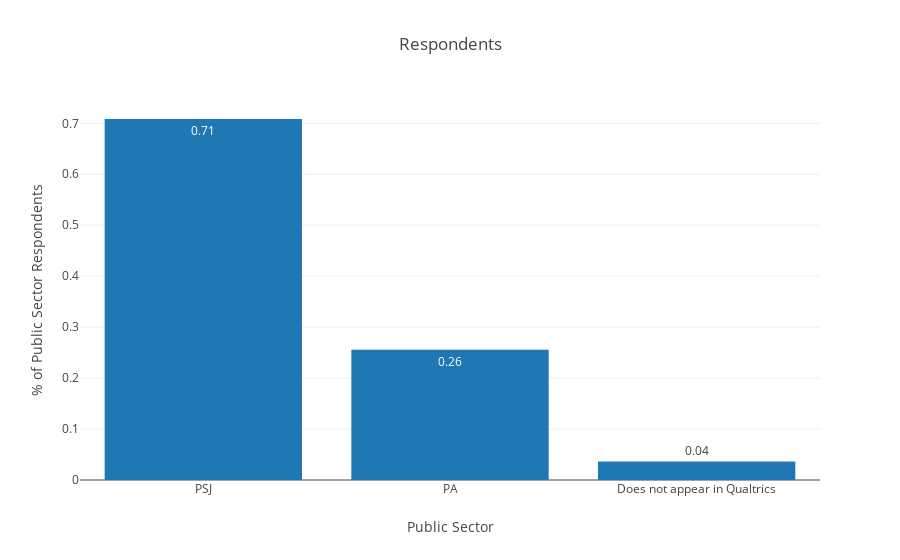

Notebook cell for this chart:
### Markdown cell above
### Public Sector

### Code cell
genericBar_Plot(wkgdf['Public Sector'].value_counts(),
                title='Respondents')

### Figure 1 — Plotly figure (JSON) as saved in the notebook; plotly's stock layout.template omitted (floating-point values rounded to 4 significant figures)
{"data": [{"text": [0.71, 0.26, 0.04], "textposition": "auto", "type": "bar", "uid": "cd96f09f-9a07-4d28-b5ac-c5495a9492c1", "x": ["PSJ", "PA", "Does not appear in Qualtrics"], "y": [0.7084, 0.2554, 0.03614]}], "layout": {"title": {"text": "Respondents"}, "xaxis": {"title": {"text": "Public Sector"}}, "yaxis": {"title": {"text": "% of Public Sector Respondents"}}}}
